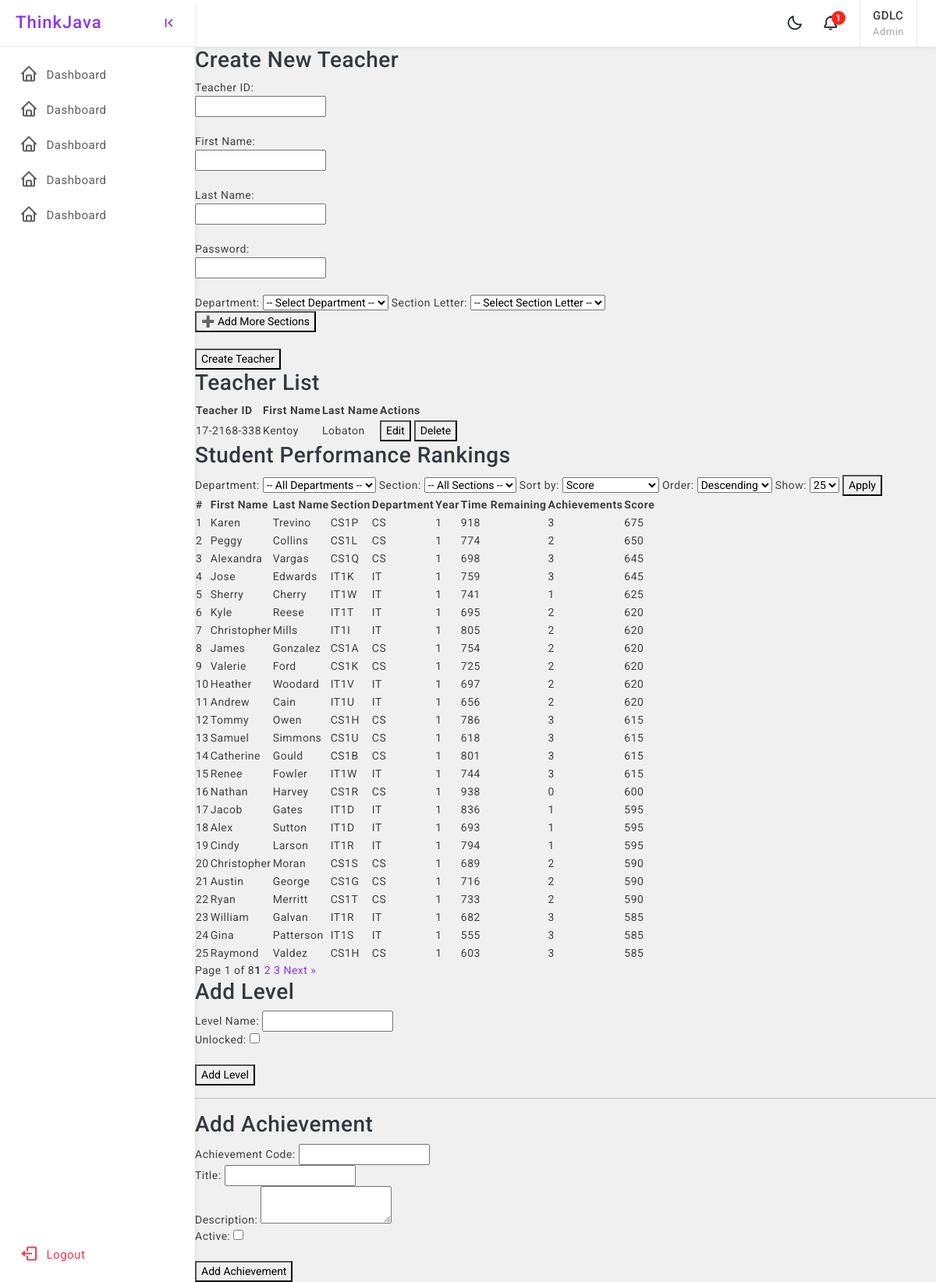
Page /dashboard/ (signed in) on the committed database.
### StudentManagementSystem/models/admin.py (models this page shows, shortened)
class SimpleAdmin(models.Model):
    username = models.CharField(max_length=150, unique=True)
    password = models.CharField(max_length=128)  # You can hash passwords if needed
    first_name = models.CharField(max_length=150)
    last_name = models.CharField(max_length=150)
    role = models.CharField(
        max_length=20,
        choices=Role.choices,
        default=Role.ADMIN  # Default to 'Admin' role
    )

### StudentManagementSystem/models/teachers.py (models this page shows, shortened)
class Teacher(models.Model):
    teacher_id = models.CharField(max_length=50, unique=True)
    first_name = models.CharField(max_length=150)
    last_name = models.CharField(max_length=150)
    date_of_birth = models.DateField(null=True, blank=True)
    password = models.CharField(max_length=128)  # store hashed passwords ideally
    role = models.CharField(
        max_length=20,
        choices=Role.choices,
        default=Role.TEACHER  # Default to 'Teacher' role
    )

### StudentManagementSystem/models/student.py (models this page shows, shortened)
class Student(models.Model):
    student_id = models.CharField(max_length=50, unique=True)  # unique username or ID
    first_name = models.CharField(max_length=150)
    last_name = models.CharField(max_length=150)
    date_of_birth = models.DateField(null=True, blank=True)
    password = models.CharField(max_length=128)  # should be hashed
    year_level = models.ForeignKey(YearLevel, on_delete=models.CASCADE, null=True, blank=True)
    section = models.ForeignKey(Section, on_delete=models.CASCADE, null=True, blank=True)
    role = models.CharField(
        max_length=20,
        choices=Role.choices,
        default=Role.STUDENT  # Default to 'Student' role
    )
    @property
    def full_section(self):
        if self.section:
            return f"{self.section.department.name}{self.section.year_level.year}{self.section.letter}"
        return "N/A"

### StudentManagementSystem/models/department.py (models this page shows, shortened)
class Department(models.Model):
    name = models.CharField(max_length=50, unique=True)  # e.g. "CS", "IT"

### StudentManagementSystem/views/admin/dashboard_admin.py (the view)
def admin_dashboard(request):
    admin_id = request.session.get('user_id')
    if not admin_id:
        return redirect('unified_login')
    admin = SimpleAdmin.objects.get(id=admin_id)
    ranking_context = get_rankings_context(request)
    teachers = Teacher.objects.all()
    sections_by_department = {}
    for section in Section.objects.select_related('department', 'year_level').all():
        dept_id = section.department.id
        if dept_id not in sections_by_department:
            sections_by_department[dept_id] = []
        sections_by_department[dept_id].append({
            'id': section.id,
            'letter': section.letter
        })
    return render(request, 'admin/dashboard.html', {
        'admin': admin,
        'username': admin.username,
        'role': Role.ADMIN,
        'teachers': teachers,  # Pass the teachers list to the template
        'sections_by_department': json.dumps(sections_by_department),
        **ranking_context
    })

### StudentManagementSystem/templates/admin/dashboard.html (shortened to what this page needs)
{% extends 'base.html' %}
{% load static %}
{% block sidebar %}{% include 'sidebar.html' %} {% endblock %}
{% block header %} {% include 'header.html' %} {% endblock %}
{% block content %}
    <div class="page-wrapper">
        {% include 'admin/teacher_form.html' %}
        {% include 'admin/teacher_list.html' %}
        {% include 'admin/student_ranking.html' %}
        {% include 'admin/add_progress.html' %}
    </div>
{% endblock %}

### StudentManagementSystem/templates/header.html (shortened to what this page needs)
    <header>
        <div class="topbar d-flex align-items-center">
            <nav class="navbar navbar-expand gap-3">
                <div class="top-menu ms-auto">
                    <ul class="navbar-nav align-items-center gap-1">
                        <li class="nav-item dark-mode d-none d-sm-flex">
                            <a class="nav-link dark-mode-icon" href="javascript:;"><i class="bx bx-moon"></i>
                            </a>
                        </li>
                        <li class="nav-item dropdown dropdown-large">
                            <a class="nav-link dropdown-toggle dropdown-toggle-nocaret position-relative" href="#"
                               role="button" data-bs-toggle="dropdown" aria-expanded="false"> <span
                                    class="alert-count">1</span>
                                <i class="bx bx-bell"></i>
                            </a>
                        </li>
                    </ul>
                </div>
                <div class="user-box dropdown px-3">
                    <a class="d-flex align-items-center nav-link dropdown-toggle dropdown-toggle-nocaret" href="#"
                       role="button" data-bs-toggle="dropdown" aria-expanded="false">
                        <div class="user-info">
                            <p class="user-name mb-0">{{ username | upper }}</p>
                            <p class="designattion mb-0">{{ role | title }}</p>
                        </div>
                    </a>
                </div>
            </nav>
        </div>
    </header>

### StudentManagementSystem/templates/admin/teacher_list.html (shortened to what this page needs)
<h3>Teacher List</h3>
<table>
    <thead>
    <tr>
        <th>Teacher ID</th>
        <th>First Name</th>
        <th>Last Name</th>
        <th>Actions</th>
    </tr>
    </thead>
    <tbody>
    {% for teacher in teachers %}
        <tr>
            <td>{{ teacher.teacher_id }}</td>
            <td>{{ teacher.first_name }}</td>
            <td>{{ teacher.last_name }}</td>
            <td>
                <button onclick="openEditModal({{ teacher.id }})">Edit</button>
                <button onclick="deleteTeacher({{ teacher.id }})">Delete</button>
            </td>
        </tr>
    {% endfor %}
    </tbody>
</table>

### StudentManagementSystem/templates/admin/student_ranking.html (shortened to what this page needs)
<h3>Student Performance Rankings</h3>
<form method="get" class="filter-form">
    <label for="department">Department:</label>
    <select name="department" id="department">
        <option value="">-- All Departments --</option>
    </select>
    <label for="filter_by">Section:</label>
    <select name="filter_by" id="filter_by">
        <option value="">-- All Sections --</option>
    </select>
    <label for="sort_by">Sort by:</label>
    <select name="sort_by" id="sort_by">
        <option value="score" {% if sort_by == "score" %}selected{% endif %}>Score</option>
    </select>
    <label for="sort_order">Order:</label>
    <select name="sort_order" id="sort_order">
        <option value="desc" {% if sort_order == "desc" %}selected{% endif %}>Descending</option>
    </select>
    <label for="per_page">Show:</label>
    <select name="per_page" onchange="this.form.submit()">
        <option value="25" {% if per_page == 25 %}selected{% endif %}>25</option>
    </select>
    <button type="submit">Apply</button>
</form>
<table>
    <thead>
    <tr>
        <th>#</th>
        <th>First Name</th>
        <th>Last Name</th>
        <th>Section</th>
        <th>Department</th>
        <th>Year</th>
        <th>Time Remaining</th>
        <th>Achievements</th>
        <th>Score</th>
    </tr>
    </thead>
    <tbody>
    {% for student in rankings %}
        <tr>
            <td>{{ forloop.counter }}</td>
            <td>{{ student.first_name }}</td>
            <td>{{ student.last_name }}</td>
            <td>{{ student.section }}</td>
            <td>{{ student.department }}</td>
            <td>{{ student.year_level }}</td>
            <td>{{ student.total_time_remaining }}</td>
            <td>{{ student.achievements_unlocked }}</td>
            <td>{{ student.score }}</td>
        </tr>
    {% empty %}
        <tr>
            <td colspan="8">No student data available.</td>
        </tr>
    {% endfor %}
    </tbody>
</table>
{% if page_obj.has_other_pages %}
    <div class="pagination">
        <span>Page {{ page_obj.number }} of {{ page_obj.paginator.num_pages }}</span>
        <div class="page-links">
            {% for num in page_obj.paginator.page_range %}
                {% if page_obj.number == num %}
                    <strong>{{ num }}</strong>
                {% elif num > page_obj.number|add:"-3" and num < page_obj.number|add:"3" %}
                    <a href="?{% if sort_by %}&sort_by={{ sort_by }}{% endif %}{% if sort_order %}&sort_order={{ sort_order }}{% endif %}{% if per_page %}&per_page={{ per_page }}{% endif %}&page={{ num }}">
                        {{ num }}
                    </a>
                {% endif %}
            {% endfor %}
            {% if page_obj.has_next %}
                <a href="?{% if sort_by %}&sort_by={{ sort_by }}{% endif %}{% if sort_order %}&sort_order={{ sort_order }}{% endif %}{% if per_page %}&per_page={{ per_page }}{% endif %}&page={{ page_obj.next_page_number }}">
                    Next &raquo;
                </a>
            {% endif %}
        </div>
    </div>
{% endif %}

### assets/assets/css/app.css (style rules this page uses)
body { font-size: 14px; color: #404143; background-color: #f0f0f0; letter-spacing: 0.5px; overflow-x: hidden; font-family: 'Roboto', sans-serif; }
a { text-decoration: none; }
.topbar { position: fixed; top: 0; left: 250px; right: 0; height: 60px; background: #ffffff; border-bottom: 1px solid rgb(228 228 228 / 0%); background-clip: border-box; z-index: 10; box-shadow: 0 0.125rem 0.25rem rgb(136 152 170 / 15%); }
.topbar .navbar { width: 100%; height: 60px; padding-left: 1.5rem; padding-right: 1.5rem; }
.page-wrapper { height: 100%; margin-top: 60px; margin-left: 250px; }
.topbar .navbar .navbar-nav .nav-item { display: flex; align-items: center; justify-content: center; width: auto; height: 60px; }
.topbar .top-menu-left .nav-item .nav-link, .topbar .navbar .navbar-nav .nav-link { color: #212529; font-size: 22px; border-radius: 50%; display: flex; align-items: center; justify-content: center; width: 42px; height: 42px; transition: 0.3s cubic-bezier(0.075, 0.82, 0.165, 1); }
.dropdown-toggle-nocaret:after { display: none }
.alert-count { position: absolute; top: 5px; left: 22px; width: 18px; height: 18px; display: flex; align-items: center; justify-content: center; border-radius: 50%; font-size: 12px; font-weight: 500; color: #fff; background: #f62718; }
.user-info .user-name { font-size: 15px; font-weight: 500; color: #413c3c; }
.user-info .designattion { font-size: 13px; color: #a9a8a8; }
.user-box { display: flex; align-items: center; height: 60px; border-left: 1px solid #e9e9e9; border-right: 1px solid #e9e9e9; }
.dropdown-large { position: relative; }

### rows in the picture
SimpleAdmin: username "GDLC", role "Admin"
Teacher: teacher_id "17-2168-338", first_name "Kentoy", last_name "Lobaton"
Student: first_name "Karen", last_name "Trevino"
Department: department "CS" "CS" "CS" "CS" "CS" "CS" "CS" "CS" "CS" "CS" "CS" "CS" "CS"
Student: first_name "Peggy", last_name "Collins"
Student: first_name "Alexandra", last_name "Vargas"
Student: first_name "Jose", last_name "Edwards"
Department: department "IT" "IT" "IT" "IT" "IT" "IT" "IT" "IT" "IT" "IT" "IT" "IT"
Student: first_name "Sherry", last_name "Cherry"
Student: first_name "Kyle", last_name "Reese"
Student: first_name "Christopher", last_name "Mills"
Student: first_name "James", last_name "Gonzalez"
Student: first_name "Valerie", last_name "Ford"
Student: first_name "Heather", last_name "Woodard"
Student: first_name "Andrew", last_name "Cain"
Student: first_name "Tommy", last_name "Owen"
Student: first_name "Samuel", last_name "Simmons"
Student: first_name "Catherine", last_name "Gould"
Student: first_name "Renee", last_name "Fowler"
Student: first_name "Nathan", last_name "Harvey"
Student: first_name "Jacob", last_name "Gates"
Student: first_name "Alex", last_name "Sutton"
Student: first_name "Cindy", last_name "Larson"
Student: first_name "Christopher", last_name "Moran"
Student: first_name "Austin", last_name "George"
Student: first_name "Ryan", last_name "Merritt"
Student: first_name "William", last_name "Galvan"
Student: first_name "Gina", last_name "Patterson"
Student: first_name "Raymond", last_name "Valdez"

### other values in the picture
{{ student.section }} "CS1P" "CS1L" "CS1Q" "IT1K" "IT1W" "IT1T" "IT1I" "CS1A" "CS1K" "IT1V" "IT1U" "CS1H" "CS1U" "CS1B" "IT1W" "CS1R" "IT1D" "IT1D" "IT1R" "CS1S" "CS1G" "CS1T" "IT1R" "IT1S" "CS1H"
{{ student.year_level }} "1" "1" "1" "1" "1" "1" "1" "1" "1" "1" "1" "1" "1" "1" "1" "1" "1" "1" "1" "1" "1" "1" "1" "1" "1"
{{ student.total_time_remaining }} "918" "774" "698" "759" "741" "695" "805" "754" "725" "697" "656" "786" "618" "801" "744" "938" "836" "693" "794" "689" "716" "733" "682" "555" "603"
{{ student.achievements_unlocked }} "3" "2" "3" "3" "1" "2" "2" "2" "2" "2" "2" "3" "3" "3" "3" "0" "1" "1" "1" "2" "2" "2" "3" "3" "3"
{{ student.score }} "675" "650" "645" "645" "625" "620" "620" "620" "620" "620" "620" "615" "615" "615" "615" "600" "595" "595" "595" "590" "590" "590" "585" "585" "585"
{{ page_obj.number }} "1"
{{ page_obj.paginator.num_pages }} "8"
{{ num }} "1"
{{ num }} "2" "3"
